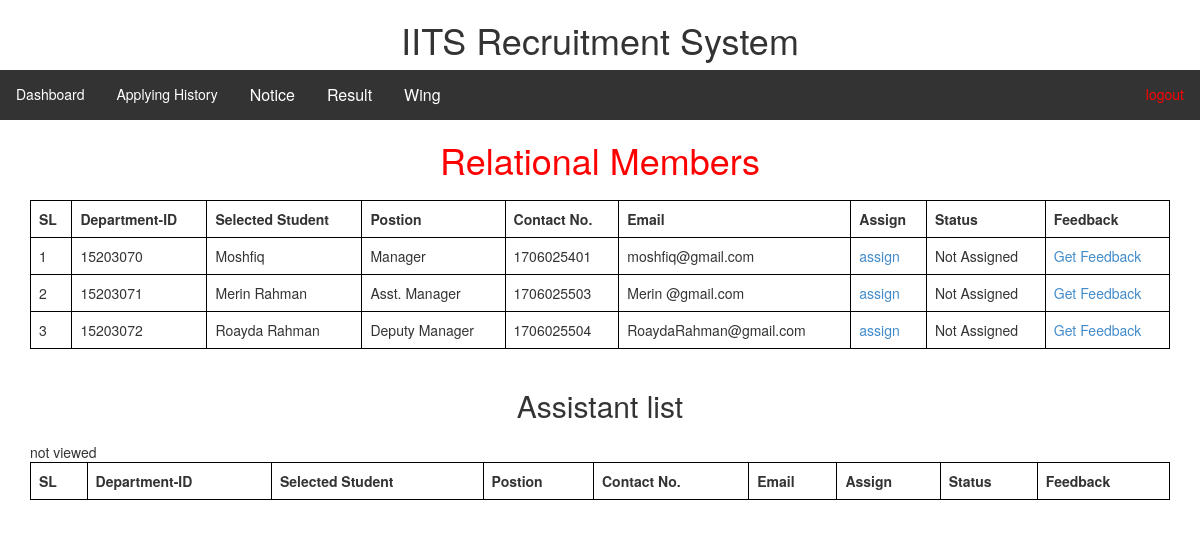
The app's page /Relational-wing.php with its own data.
### tables this page shows
CREATE TABLE `applyform` (
  `ID` int(11) NOT NULL,
  `password` varchar(255) NOT NULL,
  `position` varchar(500) NOT NULL,
  `name` varchar(500) NOT NULL,
  `dept-id` int(11) NOT NULL,
  `Program` varchar(500) NOT NULL,
  `wing` varchar(1200) NOT NULL,
  `CGPA` float NOT NULL,
  `Address` varchar(500) NOT NULL,
  `Contact` int(11) NOT NULL,
  `E-mail` varchar(500) NOT NULL,
  `Facebook` varchar(500) NOT NULL,
  `association` varchar(500) NOT NULL,
  `Experience` varchar(500) NOT NULL,
  `choosing-position` varchar(500) NOT NULL,
  `serve` varchar(500) NOT NULL,
  `selected` tinyint(1) DEFAULT NULL,
  `imgdir` varchar(200) NOT NULL
);

### Relational-wing.php (the view, shortened to what this page needs)
<?php include('header/admin-header.php'); ?>
<h1 align="center" style="color: red;">Relational Members</h1>
<!DOCTYPE html>
<html>
<head>
</head>
<body>
<div class="container" id='getp'>
<table class="table" align="center" width="60%">
        <thead>
        <tr>
            <td><b>SL</b></td>
            <td><b>Department-ID</b></td>
            <td><b>Selected Student</b></td>
            <td><b>Postion</b></td>
            <td><b>Contact No.</b></td>
            <td><b>Email</b></td>
            <td><b>Assign</b></td>
            <td><b>Status</b></td>
            <td><b>Feedback</b></td>
        </tr>
        </thead>
    <?php
    include('dbcon.php');
    $sql = "SELECT * FROM applyform WHERE selected=1 AND wing='Relational' AND position LIKE '%Manager%' ";
    $qry = mysqli_query($connection, $sql);
 $SL = 0;
    if (mysqli_num_rows($qry) > 0) {
        while ($row = mysqli_fetch_assoc($qry)) {
            ?>
            <tr>
                    <td><?php
                        $SL = $SL + 1;
                        echo $SL; ?></td>
                    <td><?php echo $row["dept-id"]; ?></td>
                    <td><?php echo $row["name"]; ?></td>
                    <td><?php echo $row["position"]; ?></td>
                     <td><?php echo $row["Contact"]; ?></td>
                     <td><?php echo $row["E-mail"]; ?></td>
                     <td><a href="asign.php?id=<?php echo $row['ID'] ?>">assign</a></td>
                    <td>
                       <?php
                        $id = $row['dept-id'];
                        $sql = "SELECT * FROM work where stuid='$id'";
                        $qry2 = mysqli_query($connection, $sql);
                        if($qry2){
                            if (mysqli_num_rows($qry2) > 0){
                                echo "Assigned";
                            }else{
                                echo "Not Assigned";
                            }
                        }
                        ?>
                    </td>
                    <td><a href="getfeed.php?id=<?php echo $row['dept-id'] ?>">Get Feedback</a></td>
                </tr>
            <?php
        }
    } else {
        echo "not viewed";
    }
    ?>
</table>
</div>
<h2 align="center">Assistant list</h2>
<div class="container" id='getp'>
    <table class="table" align="center" width="60%">
        <thead>
        <tr>
            <td><b>SL</b></td>
            <td><b>Department-ID</b></td>
            <td><b>Selected Student</b></td>
            <td><b>Postion</b></td>
            <td><b>Contact No.</b></td>
            <td><b>Email</b></td>
            <td><b>Assign</b></td>
            <td><b>Status</b></td>
            <td><b>Feedback</b></td>
        </tr>
        </thead>
    </table>
</div>
</body>
</html>

### header/admin-header.php (style rules this page uses)
.container { margin-top:20px; }

### Relational-wing.php (style rules this page uses)
tr td { border: 1px solid black; }
table { border: 1px solid black; }

### records on screen
applyform: value "15203070", name "Moshfiq", position "Manager", Contact "1706025401", value "moshfiq@gmail.com"
applyform: value "15203071", name "Merin Rahman", position "Asst. Manager", Contact "1706025503", value "Merin @gmail.com"
applyform: value "15203072", name "Roayda Rahman", position "Deputy Manager", Contact "1706025504", value "RoaydaRahman@gmail.com"
